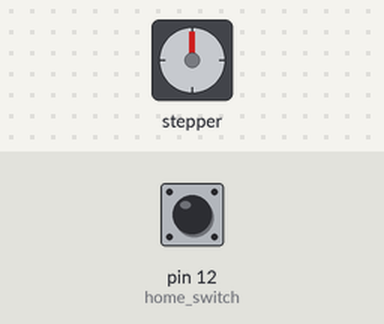
Recording of a sketch running on a simulated Arduino Uno, built with avr-gcc and run on an emulated ATmega328P. Shown: stepper motor. The inputs (shaded band) are chosen by the test bench; at power-on: pin 12 (home_switch) HIGH. Stepper angles assume 200 steps per turn.

Above: at 0.1 s.
At 1.8 s:
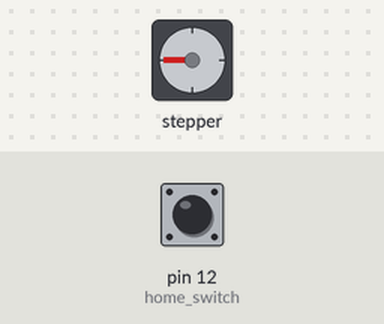
1.9 s: pin 12 (home_switch) pulled LOW for 0.15 s
At 15.4 s:
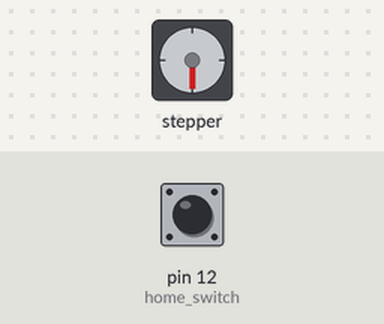
Timing chart, 0 to 15.8 s (numbered marks = the images above; inputs shaded):
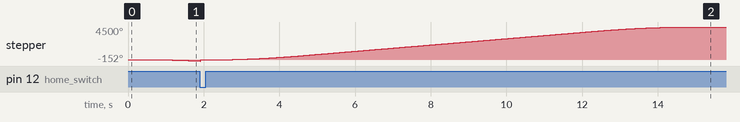

The sketch:

master03.ino
```cpp
#include <AccelStepper.h>
#include <Wire.h>

// Configuracion del stepper
AccelStepper stepperX(1, 5, 4);

#define home_switch 12 // Define Pin 12 connectado como Switch FIN DE CARRERA (MicroSwitch)

//*Variables para el stepper

long initial_homing=-1;  // Usado para setear el final de carrera
long posicioncero = 2500;  //* DEFINE LA POSICION INICIAL CON RESPECTO AL TOPE siempre en positivo
long margen = 200;// Margen de seguridad para que el punto mas alto no toque el final de carrera
long MAX_up= margen - posicioncero;
long MAX_down= posicioncero;

const double v_set=250.0; //VELOCIDAD DE SETEO
const double a_set=100.0; //ACELERACION DE SETEO

const double vel=1200.0; //VELOCIDAD EN FUNCIONAMIENTO
const double acel=7000.0; //ACELERACION EN FUNCIONAMIENTO
long stop;
long steps;
//*Variables para comunicacion I2C
const int i2c_address=12; // Direccion del slave en i2c (8=1, 9=2, 10=3, 11=4. 12=5)
int listo=0; //variable contador de confirmacion
int bits=1; //pta funciona pe
int paso;

//SETUP
void setup() {
   Serial.begin(9600);  // Inicia monitor serial [DEV]

   pinMode(home_switch, INPUT_PULLUP); //Configuracion pin FIN DE CARRERA

   delay(1000);  // *tiempo de espera para encender drivers y liberar reles

   //  Configuracion inicial para seteo
  stepperX.setMaxSpeed(v_set);      // Set Max Speed of Stepper (Slower to get better accuracy)
  stepperX.setAcceleration(a_set);  // Set Acceleration of Stepper


// Start Homing procedure of Stepper Motor at startup

 // Serial.print("Stepper is Homing . . . . . . . . . . . "); //notificacion a serial [DEV]

  while (digitalRead(home_switch)) {  // Make the Stepper move CCW until the switch is activated
    stepperX.moveTo(initial_homing);  // Set the position to move to
    initial_homing--;  // Decrease by 1 for next move if needed
    stepperX.run();  // Start moving the stepper
    delay(4);
}

  stepperX.setCurrentPosition(0);  // Set the current position as zero for now
  stepperX.setMaxSpeed(v_set);      // Velocidad de seteo
  stepperX.setAcceleration(a_set);  // Aceleracion seteo
  initial_homing=1;

  while (!digitalRead(home_switch)) { // Make the Stepper move CW until the switch is deactivated
    stepperX.moveTo(initial_homing);
    stepperX.run();
    initial_homing++;
    delay(4);
  }
  //SECUENCIA DE SETEO A POSICION CERO
  stepperX.setCurrentPosition(0);
  stepperX.runToNewPosition(posicioncero);
  stepperX.setCurrentPosition(0);
 // Serial.println("Homing Completed"); //Notificacion a serial [DEV]
  stepperX.setMaxSpeed(vel);      // Restauracion a velocidad normal
  stepperX.setAcceleration(acel);  // Restauracion a aceleracion normal

  //COMUNICACION i2C
  Wire.begin(i2c_address); //inicia comunicacion en i2c como slave
  Wire.onRequest(LaunchOk);
  Wire.onReceive(Master_says);
}


//*FUNCION DE CONFIRMACION
void LaunchOk(){
  while (listo==0)
  {
    listo=1;
    Wire.write(1);
  //  Serial.println("Launch enviado!");
  }
  if (listo==1)
      {
        delay(1000);//tiempo para que reaccione el stepper [PATCH]
        if (stepperX.currentPosition()!= steps)
        {
          Wire.write(3);// porsiacaso 3 para no confundir con 1 de launch
         // Serial.println("aun no esta listo");
        }
        else
        {
          Wire.write(2);
         // Serial.println("listo enviado");
        }
      }
}
void Master_says (int numBytes){
  paso = Wire.read();
 Serial.println(paso);

  // Serial.println("Recibido: ");
 // Serial.print(paso);
  steps = map(long(paso), -127,127,MAX_up,MAX_down);

 // Serial.print(" transforma");
  //Serial.print(steps);
  delay(5);//delay para que el esclavo escriba los valores en el serial


}

//*LOOP
void loop() {
   if (paso== 255){ //666 en paso + 127
  stepperX.setMaxSpeed(1000);      // Set Max Speed of Stepper (Slower to get better accuracy)
  stepperX.setAcceleration(250);  // Set Acceleration of Stepper

    stepperX.moveTo(15000);
     while (stepperX.distanceToGo() != 0)
  {
    stepperX.run();
  }
    Serial.println("Chau ");
    while (true) {
      // Bucle infinito, el programa se quedará estancado aquí
      // hasta que reinicies manualmente el Arduino
    }
  }
  stepperX.moveTo(steps);
  //stop = steps - long(acel);
  while (stepperX.distanceToGo() != 0)
  {
    stepperX.run();
  }
 // steps = 0;
  delay(5); //porsiacas
}
```
